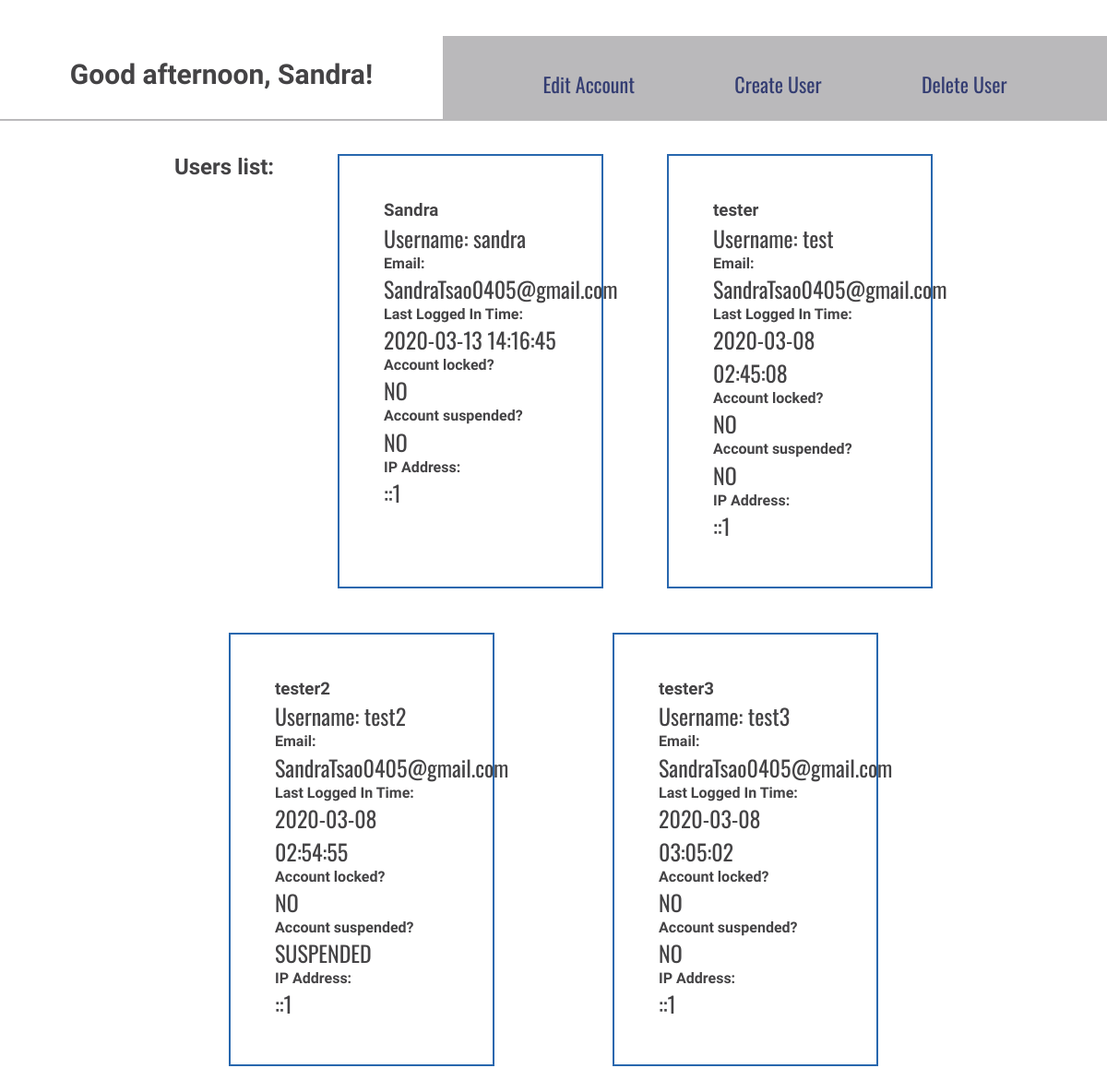
Before: /includes/admin/admin_user_page.php (signed in, lower part) with the older database file.
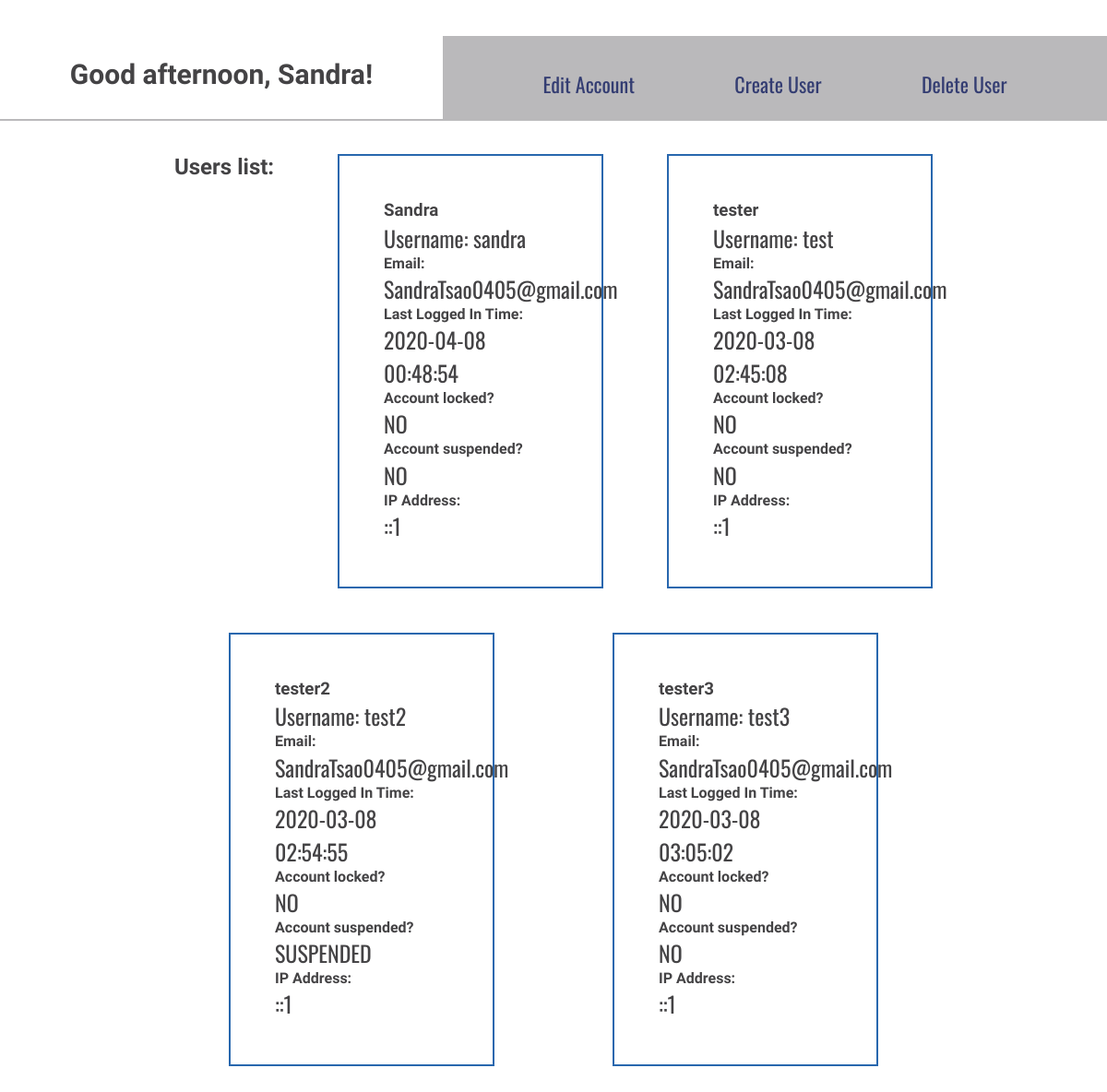
After: the same page with the newer database file.
### tables this page shows
CREATE TABLE `tbl_user` (
  `user_id` int(11) NOT NULL,
  `user_fname` varchar(60) NOT NULL,
  `user_name` varchar(50) DEFAULT NULL,
  `user_pass` varchar(60) NOT NULL,
  `user_email` varchar(150) NOT NULL,
  `user_lastlogin` timestamp NOT NULL DEFAULT CURRENT_TIMESTAMP,
  `user_currentlogin` timestamp NOT NULL DEFAULT CURRENT_TIMESTAMP,
  `user_ip` varchar(30) NOT NULL,
  `user_locked` varchar(3) NOT NULL,
  `user_attempts` varchar(2) NOT NULL,
  `user_fail_start` timestamp NULL DEFAULT NULL,
  `user_new` varchar(5) NOT NULL,
  `user_newstart` timestamp NOT NULL DEFAULT CURRENT_TIMESTAMP,
  `user_sus` varchar(10) NOT NULL
);

### includes/admin/scripts/read.php (called while the page is built, shortened)
<?php
function greeting() {
    $nowtime = date("G");
    if($nowtime <= 10 && $nowtime >= 0){
        return 'Good morning';
    }else if($nowtime >= 11 && $nowtime <= 17){
        return 'Good afternoon';
    }else{
        return 'Good evening';
    }
}

### includes/admin/scripts/user.php (called while the page is built, shortened)
<?php
function getAllUsers(){
    $pdo = Database::getInstance()->getConnection();
    $get_user_query = 'SELECT * FROM tbl_user';
    $users = $pdo->query($get_user_query);
    if($users){
        return $users;
    }else{
        return false;
    }
}

### includes/admin/admin_user_page.php (the view, shortened to what this page needs)
<?php
    $getUsers = getAllUsers();
    $message = greeting();
?>
<!DOCTYPE html>
<html lang="en">
<head>
    <?php include '../template/head.php'; ?>
</head>
<body>
    <div class="userCMS">
        <header>
        <?php include '../template/header.php'; ?>
        <div id="userIndex">
            <div id="topSec">
                <h3><?php echo !empty($message)?$message: ''; ?>, <?php echo $_SESSION['user_fname']; ?>!</h3>
                <div class="topSecRow">
                    <a href="admin_edit_account.php">Edit Account</a>
                    <a href="admin_create_user.php">Create User</a>
                    <a href="admin_delete_user.php">Delete User</a>
                </div>
            </div>
            <main id="dashP">
                <h2>Users list:</h2>
                <?php while($row = $getUsers->fetch(PDO::FETCH_ASSOC)):?>
                <div class="users-list">
                    <h3><?php echo $row['user_fname'];?></h3>
                    <p>Username: <?php echo $row['user_name'];?></p>
                    <h4>Email:</h4>
                    <p><?php echo $row['user_email'];?></p>
                    <h4>Last Logged In Time:</h4>
                    <p><?php echo $row['user_lastlogin'];?></p>
                    <h4>Account locked?</h4>
                    <p><?php echo $row['user_locked'];?></p>
                    <h4>Account suspended?</h4>
                    <p><?php echo $row['user_sus'];?></p>
                    <h4>IP Address:</h4>
                    <p><?php echo $row['user_ip'];?></p>
                </div>
                <?php endwhile;?>
            </main>
        </div>
    </div>
</body>
</html>

### includes/template/head.php (shortened to what this page needs)
<link rel="stylesheet" href="../../css/main.css">

### includes/template/header.php (shortened to what this page needs)
    <div class="mainNavCon">
    </div>
</header>

### css/main.css (style rules this page uses)
html { box-sizing:border-box;font-size:16px }
*,*:before,*:after { box-sizing:inherit }
body,h1,h2,h3,h4,h5,h6,p,ol,ul { margin:0;padding:0;font-weight:normal }
html,body { height:100%;max-width:100vw }
body { font-family:acumin-pro,sans-serif;color:#444345 }
h1,h2,h3,h4,h5 { font-family:neuzeit-grotesk,sans-serif;line-height:1.2em;font-weight:bold }
a { cursor:pointer;text-decoration:none }
::placeholder { font-family:acumin-pro,sans-serif;font-size:.8em }
p { line-height:1.5em }
@media screen and (min-width: 700px) { p { font-size:1.1em } }
@media screen and (min-width: 1050px) { p { font-size:1.5em } }
@media screen and (min-width: 1050px) { ::placeholder { font-size:1em } }
#userIndex h1,#userIndex h2,#userIndex h3,#userIndex h4 { font-family:"Teko",Impact,sans-serif }
#userIndex p,#userIndex a { font-family:"Oswald","Roboto",sans-serif;text-decoration:none }
#userIndex #topSec h3 { text-align:center;margin-top:2% }
#userIndex #topSec .topSecRow { display:flex;flex-direction:row;justify-content:space-around;margin-top:2%;background-color:#bab9bb;padding-top:2%;padding-bottom:2% }
#userIndex #topSec .topSecRow a { color:#343d72 }
#userIndex #dashP { width:80%;margin-left:10%;margin-right:10%;margin-top:5% }
#userIndex #dashP .users-list { border:#2867ae 2px solid;padding:5%;margin-bottom:5% }
@media screen and (min-width: 768px) { #userIndex #topSec { display:flex;flex-direction:row;justify-content:space-between;width:100% } }
@media screen and (min-width: 768px) { #userIndex #topSec h3 { width:40%;text-align:center;margin-top:0%;padding-top:2%;padding-bottom:2%;font-size:30px;border-bottom:#bab9bb 2px solid } }
@media screen and (min-width: 768px) { #userIndex #topSec .topSecRow { width:60%;justify-content:space-evenly;margin-top:0%;padding-top:3% } }
@media screen and (min-width: 768px) { #userIndex #topSec .topSecRow a { font-size:22px } }
@media screen and (min-width: 768px) { #userIndex #dashP { margin-top:3%;display:flex;flex-direction:row;flex-wrap:wrap;justify-content:space-evenly } }
@media screen and (min-width: 768px) { #userIndex #dashP .users-list { width:30% } }

Changed rows visible on the page:
changed tbl_user "sandra": user_lastlogin "2020-03-13 14:16:45" → "2020-04-08 00:48:54"
